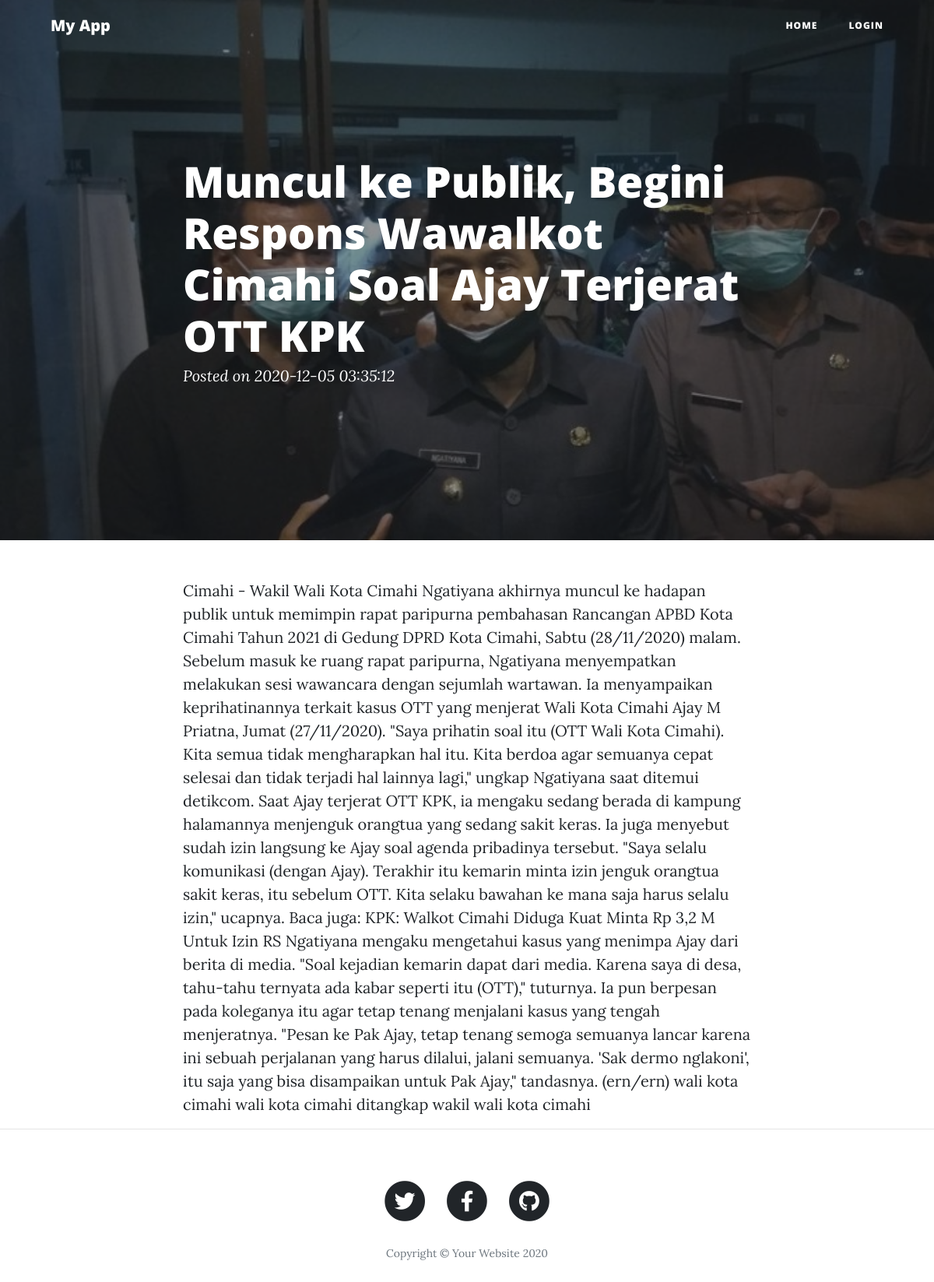
The page /index.php/blog/detail/muncul-ke-publik-begini-respons on the database its author committed.
### tables this page shows
CREATE TABLE `blog` (
  `id` int(11) NOT NULL,
  `title` varchar(255) NOT NULL,
  `content` text NOT NULL,
  `url` varchar(255) NOT NULL,
  `cover` varchar(255) NOT NULL,
  `date` timestamp NOT NULL DEFAULT current_timestamp() ON UPDATE current_timestamp()
);

### application/controllers/Blog.php (called while the page is built, shortened)
<?php
Class Blog extends CI_Controller
{
    function __construct() {
        $this->load->database();
        $this->load->model('Blog_model');
        $this->load->library('session');
    }
    public function detail($url)
    {
        $data['blogs'] =$this->Blog_model->getSingleBlog('url', $url);
        $this->load->view('detail',$data);
    }
}
?>

### index.php (called while the page is built, shortened)
<?php
require_once BASEPATH.'core/CodeIgniter.php';

### application/models/Blog_model.php (called while the page is built, shortened)
<?php
class Blog_model extends CI_Model {
    public function getSingleBlog($field, $value)
    {
        $this->db->where($field, $value);
        $query = $this->db->get('blog');
        return $query->row_array();
    }
}
?>

### application/views/detail.php (the view, shortened to what this page needs)
<?php
  $cover = base_url().'uploads/'.$blogs['cover'];
?>
<header class="masthead" style="background-image: url('<?php echo $cover;?>')">
    <div class="overlay"></div>
    <div class="container">
      <div class="row">
        <div class="col-lg-8 col-md-10 mx-auto">
          <div class="post-heading">
            <h1><?php echo $blogs['title']?></h1>
            <span class="meta">Posted on <?php echo $blogs['date'];?></span>
          </div>
        </div>
      </div>
    </div>
  </header>
  <article>
    <div class="container">
      <div class="row">
        <div class="col-lg-8 col-md-10 mx-auto">
          <?php echo $blogs['content'];?>
        </div>
      </div>
    </div>
  </article>
  <hr>

### rows shown on the page
blog: cover (picture), title "Muncul ke Publik, Begini Respons Wawalkot Cimahi Soal Ajay Terjerat OTT KPK", date "2020-12-05 03:35:12", content "Cimahi - Wakil Wali Kota Cimahi Ngatiyana akhirnya muncul ke hadapan publik untuk memimpin rapat paripurna pembahasan Rancangan APBD Kota Cimahi Tahun 2021 di Gedung DPRD Kota Cimahi, Sabtu (28/11/2020) malam. Sebelum masuk ke ruang rapat paripurna, Ngatiyana menyempatkan melakukan sesi wawancara dengan sejumlah wartawan. Ia menyampaikan keprihatinannya terkait kasus OTT yang menjerat Wali Kota Cimahi Ajay M Priatna, Jumat (27/11/2020). \"Saya prihatin soal itu (OTT Wali Kota Cimahi). Kita semua tidak mengharapkan hal itu. Kita berdoa agar semuanya cepat selesai dan tidak terjadi hal lainnya lagi,\" ungkap Ngatiyana saat ditemui detikcom. Saat Ajay terjerat OTT KPK, ia mengaku sedang berada…"
